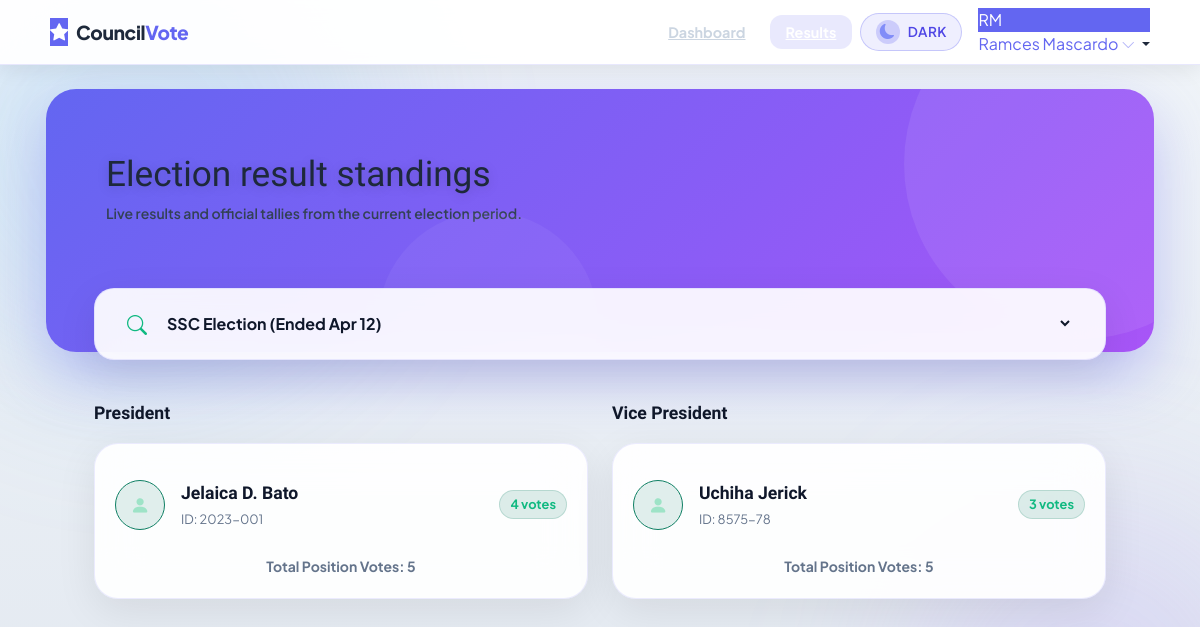
The page /student/results.php?election_id=20 (signed in) on the database its author committed.
### tables this page shows
CREATE TABLE `candidates` (
  `id` int(11) NOT NULL,
  `position_id` int(11) NOT NULL,
  `student_id` varchar(50) NOT NULL,
  `full_name` varchar(100) NOT NULL,
  `platform` text DEFAULT NULL,
  `image` varchar(255) DEFAULT NULL,
  `bio` text DEFAULT NULL,
  `achievements` text DEFAULT NULL,
  `photo` varchar(255) DEFAULT NULL,
  `created_at` timestamp NOT NULL DEFAULT current_timestamp()
);

### student/results.php (the view, shortened to what this page needs)
<?php
require_once '../config/database.php';
$past_elections = $pdo->query("
    SELECT * FROM elections
    WHERE end_date < NOW()
    ORDER BY end_date DESC
")->fetchAll();
$selected_election = null;
$election_results = [];
$winners_only = [];
if(isset($_GET['election_id'])) {
    $election_id = $_GET['election_id'];
    $stmt = $pdo->prepare("SELECT * FROM elections WHERE id = ?");
    $stmt->execute([$election_id]);
    $selected_election = $stmt->fetch();
    if($selected_election) {
        $stmt = $pdo->prepare("
            SELECT
                p.id as position_id,
                p.position_name,
                p.display_order,
                c.id as candidate_id,
                c.full_name as candidate_name,
                c.student_id,
                c.photo,
                COUNT(v.id) as vote_count,
                (
                    SELECT COUNT(DISTINCT student_id)
                    FROM votes
                    WHERE election_id = ?
                ) as total_voters
            FROM positions p
            LEFT JOIN candidates c ON c.position_id = p.id
            LEFT JOIN votes v ON v.candidate_id = c.id AND v.election_id = p.election_id
            WHERE p.election_id = ?
            GROUP BY p.id, c.id
            ORDER BY p.display_order, vote_count DESC
        ");
        $stmt->execute([$election_id, $election_id]);
        $results = $stmt->fetchAll();
        foreach($results as $row) {
            if(!isset($election_results[$row['position_name']])) {
                $election_results[$row['position_name']] = [
                    'position_id' => $row['position_id'],
                    'candidates' => [],
                    'total_votes' => 0
                ];
            }
            $election_results[$row['position_name']]['candidates'][] = $row;
            $election_results[$row['position_name']]['total_votes'] += $row['vote_count'];
        }
        foreach($election_results as $position_name => $position) {
            $max_votes = 0;
            $winners = [];
            foreach($position['candidates'] as $candidate) {
                if($candidate['vote_count'] > $max_votes) {
                    $max_votes = $candidate['vote_count'];
                    $winners = [$candidate];
                } elseif($candidate['vote_count'] == $max_votes && $max_votes > 0) {
                    $winners[] = $candidate;
                }
            }
            $winners_only[$position_name] = [
                'winners' => $winners,
                'total_votes' => $position['total_votes'],
                'is_tie' => count($winners) > 1
            ];
        }
    }
}
include '../includes/header.php';
?>
<div class="results-banner">
    <div class="container-fluid">
        <h2 class="fw-800 mb-2" style="font-family: 'Sora', sans-serif; font-size: 2.2rem; text-shadow: 0 2px 12px rgba(0,0,0,0.15);">Election result standings</h2>
        <p class="small mb-0" style="color: rgba(255,255,255,0.8); font-weight: 600;">Live results and official tallies from the current election period.</p>
    </div>
</div>
<div class="results-content">
    <div class="search-bar-glass">
        <i class="bi bi-search"></i>
        <form method="GET" action="" id="electionForm" class="flex-grow-1">
            <select name="election_id" class="app-select" onchange="this.form.submit()">
                <?php foreach($past_elections as $election): ?>
                    <option value="<?php echo $election['id']; ?>" <?php echo (isset($_GET['election_id']) && $_GET['election_id'] == $election['id']) ? 'selected' : ''; ?>>
                        <?php echo htmlspecialchars($election['title']); ?> (Ended <?php echo date('M d', strtotime($election['end_date'])); ?>)
                    </option>
                <?php endforeach; ?>
            </select>
        </form>
    </div>
    <?php if($selected_election && !empty($winners_only)): ?>
        <div class="standings-grid">
            <?php foreach($winners_only as $position_name => $data): ?>
                <div class="position-card">
                    <span class="pos-label"><?php echo htmlspecialchars($position_name); ?></span>
                    <div class="result-card">
                        <?php foreach($data['winners'] as $winner): ?>
                            <div class="d-flex align-items-center gap-3 py-3 <?php echo count($data['winners']) > 1 ? 'border-bottom border-light' : ''; ?>" style="border-color: var(--border-soft) !important;">
                                <?php if(!empty($winner['photo']) && file_exists('../' . $winner['photo'])): ?>
                                    <img src="../<?php echo $winner['photo']; ?>" class="winner-avatar rounded-circle border" alt="Winner" style="width:50px; height:50px; object-fit: cover; border-color:#0f7f63 !important;">
                                <?php else: ?>
                                    <div class="winner-placeholder rounded-circle border d-flex align-items-center justify-content-center" style="width:50px; height:50px; border-color:#0f7f63 !important; font-size:1.2rem; background: rgba(15,127,99,0.12); color: #9ee3c7;"><i class="bi bi-person-fill"></i></div>
                                <?php endif; ?>
                                <div>
                                    <span class="winner-name d-block"><?php echo htmlspecialchars($winner['candidate_name']); ?></span>
                                    <span class="winner-meta">ID: <?php echo htmlspecialchars($winner['student_id']); ?></span>
                                </div>
                                <div class="vote-badge ms-auto" style="background: rgba(15,127,99,0.14); color: #10b981; font-weight: 700; border: 1px solid rgba(15,127,99,0.18); padding: 4px 10px; border-radius: 99px; font-size: 0.8rem;">
                                    <?php echo number_format($winner['vote_count']); ?> votes
                                </div>
                            </div>
                        <?php endforeach; ?>
                        <div class="mt-2 text-center">
                            <small class="fw-bold" style="color: var(--text-muted, #64748b);">Total Position Votes: <?php echo number_format($data['total_votes']); ?></small>
                        </div>
                    </div>
                </div>
            <?php endforeach; ?>
        </div>
    <?php endif; ?>
</div>
<?php include '../includes/footer.php'; ?>

### assets/css/style.css (style rules this page uses)
body { background-color: #090b15; color: #e2e8f0; }
.stat-card-new, .action-btn-new, .overview-row, .dashboard-banner, .winners-banner, .results-banner, .vote-header { border-radius: 22px; }
html, body { max-width: 100%; overflow-x: hidden; }
* { box-sizing: border-box; }
:root { --body-bg: #eef2ff; --body-bg-gradient: radial-gradient(ellipse at 10% 20%, rgba(99, 179, 237, 0.22) 0%, transparent 50%), radial-gradient(ellipse at 85% 10%, rgba(167, 139, 250, 0.18) 0%, transparent 45%), radial-gradient(ellipse at 60% 80%, rgba(110, 231, 183, 0.18) 0%, transparent 45%), radial-gradient(ellipse at 20% 85%, rgba(251, 191, 36, 0.13) 0%, transparent 40%), #eef2ff; --card-bg: rgba(255, 255, 255, 0.4); --card-border: rgba(255, 255, 255, 0.5); --text-primary: #1e293b; --text-secondary: #64748b; --text-muted: #94a3b8; --input-bg: rgba(255, 255, 255, 0.6); --input-border: #e2e8f0; --section-label-color: #64748b; --app-card-shadow: rgba(31, 38, 135, 0.03); --mobile-nav-bg: rgba(255, 255, 255, 0.7); --mobile-nav-border: rgba(255, 255, 255, 0.3); --stat-card-bg: rgba(255, 255, 255, 0.7); --review-item-bg: rgba(255, 255, 255, 0.6); --summary-table-bg: rgba(255, 255, 255, 0.5); --candidate-card-bg: rgba(255, 255, 255, 0.5); --candidate-platform-bg: white; --select-indicator-bg: white; --tile-btn-bg: rgba(255, 255, 255, 0.5); --profile-grid-right-bg: transparent; --dropdown-bg: rgba(255, 255, 255, 0.95); --navbar-collapse-bg: rgba(255, 255, 255, 0.92); }
[data-theme="light"] body { background-color: #f0f4f8 !important; color: #1e293b !important; }
[data-theme="light"] h1, [data-theme="light"] h2, [data-theme="light"] h3, [data-theme="light"] h4, [data-theme="light"] h5, [data-theme="light"] h6 { color: #1e293b !important; }
[data-theme="light"] p { color: #334155 !important; }

### includes/header.php (style rules this page uses)
*, *::before, *::after { box-sizing: border-box; margin: 0; padding: 0; }
:root { --bg-dark: #060911; --bg-gradient: linear-gradient(180deg, #070b15 0%, #0d1324 100%); --panel-bg: rgba(11,14,26,0.92); --panel-soft: rgba(15,18,34,0.82); --panel-strong: rgba(9,12,20,0.98); --border-soft: rgba(99,102,241,0.18); --border-strong: rgba(99,102,241,0.28); --text-high: #f8fafc; --text-secondary: #94a3b8; --text-muted: #64748b; --radius: 20px; --radius-sm: 14px; --shadow-soft: 0 18px 60px rgba(0,0,0,0.35); --accent: #6366f1; --accent-purple: #7c3aed; --accent-cyan: #22d3ee; --accent-green: #34d399; }
[data-theme="light"] { --bg-dark: #f8fafc; --bg-gradient: linear-gradient(180deg, #f1f5f9 0%, #e2e8f0 100%); --panel-bg: rgba(255,255,255,0.92); --panel-soft: rgba(255,255,255,0.82); --panel-strong: rgba(255,255,255,0.98); --border-soft: rgba(99,102,241,0.12); --border-strong: rgba(99,102,241,0.22); --text-high: #0f172a; --text-secondary: #334155; --text-muted: #64748b; }
html { -webkit-tap-highlight-color: transparent; }
body { font-family: 'Plus Jakarta Sans', -apple-system, BlinkMacSystemFont, sans-serif; min-height: 100vh; background: var(--bg-gradient); background-attachment: fixed; overflow-x: hidden; color: var(--text-high); }
body::before, body::after { content: ''; position: fixed; border-radius: 50%; filter: blur(80px); pointer-events: none; z-index: 0; }
body::before { width: 480px; height: 480px; top: -100px; left: -100px; background: rgba(99,179,237,0.18); animation: blobDrift 13s ease-in-out infinite alternate; }
body::after { width: 380px; height: 380px; bottom: -80px; right: -80px; background: rgba(167,139,250,0.18); animation: blobDrift 16s ease-in-out infinite alternate-reverse; }

### rows shown on the page
candidates: full_name "Jelaica D. Bato", student "2023-001", vote_count "4"
candidates: full_name "Uchiha Jerick", student "8575-78", vote_count "3"

### other values the page prints
$initials "RM"
$display_name "Ramces Mascardo"
$position_name "President"
$data['total_votes'] "5"
$position_name "Vice President"
form field election_id "SSC Election (Ended Apr 12)"
